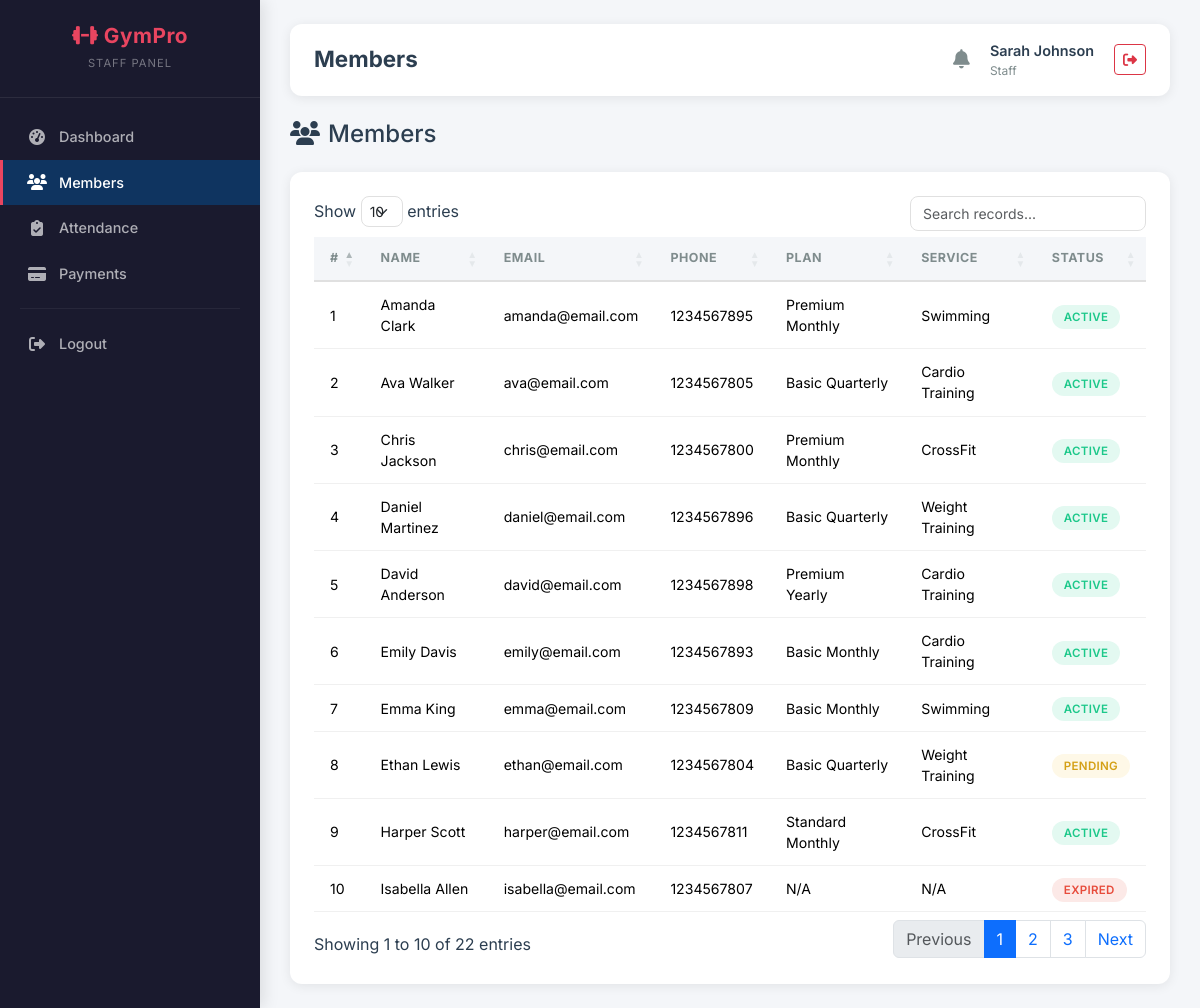
/staff/members.php (signed in), run on the app's committed database.
### tables this page shows
CREATE TABLE member_memberships (
    membership_id INT AUTO_INCREMENT PRIMARY KEY,
    user_id INT NOT NULL,
    plan_id INT NOT NULL,
    service_id INT NOT NULL,
    start_date DATE NOT NULL,
    end_date DATE NOT NULL,
    status ENUM('active','expired','frozen','pending','cancelled') DEFAULT 'pending',
    freeze_start DATE,
    freeze_end DATE,
    discount_id INT,
    total_amount DECIMAL(10,2) NOT NULL,
    registered_by ENUM('self','admin') DEFAULT 'self',
    created_at TIMESTAMP DEFAULT CURRENT_TIMESTAMP,
    FOREIGN KEY (user_id) REFERENCES users(user_id) ON DELETE CASCADE,
    FOREIGN KEY (plan_id) REFERENCES membership_plans(plan_id),
    FOREIGN KEY (service_id) REFERENCES services(service_id),
    FOREIGN KEY (discount_id) REFERENCES discounts(discount_id)
);

CREATE TABLE users (
    user_id INT AUTO_INCREMENT PRIMARY KEY,
    full_name VARCHAR(100) NOT NULL,
    email VARCHAR(100) UNIQUE NOT NULL,
    password VARCHAR(255) NOT NULL,
    phone VARCHAR(20),
    gender ENUM('male','female','other'),
    role ENUM('admin','staff','customer') DEFAULT 'customer',
    status ENUM('active','pending','expired','frozen') DEFAULT 'pending',
    profile_pic VARCHAR(255),
    address TEXT,
    dob DATE,
    created_at TIMESTAMP DEFAULT CURRENT_TIMESTAMP
);

CREATE TABLE membership_plans (
    plan_id INT AUTO_INCREMENT PRIMARY KEY,
    plan_name VARCHAR(100) NOT NULL,
    duration_months INT NOT NULL,
    price DECIMAL(10,2) NOT NULL,
    description TEXT,
    max_freeze_days INT DEFAULT 30,
    status ENUM('active','inactive') DEFAULT 'active',
    created_at TIMESTAMP DEFAULT CURRENT_TIMESTAMP
);

CREATE TABLE services (
    service_id INT AUTO_INCREMENT PRIMARY KEY,
    service_name VARCHAR(100) NOT NULL,
    description TEXT,
    monthly_charge DECIMAL(10,2) NOT NULL,
    status ENUM('active','inactive') DEFAULT 'active',
    created_at TIMESTAMP DEFAULT CURRENT_TIMESTAMP
);

### staff/members.php (the view, shortened to what this page needs)
<?php
require_once __DIR__ . '/../config/db.php';
$members = $pdo->query("
    SELECT u.*, mm.status as mem_status, mp.plan_name, s.service_name
    FROM users u
    LEFT JOIN member_memberships mm ON u.user_id = mm.user_id
    LEFT JOIN membership_plans mp ON mm.plan_id = mp.plan_id
    LEFT JOIN services s ON mm.service_id = s.service_id
    WHERE u.role = 'customer'
    ORDER BY u.full_name
")->fetchAll();
include __DIR__ . '/../includes/header.php';
?>
<h4 class="mb-4"><i class="fas fa-users me-2"></i>Members</h4>
<div class="card-custom"><div class="card-body">
    <table class="table table-custom datatable">
        <thead><tr><th>#</th><th>Name</th><th>Email</th><th>Phone</th><th>Plan</th><th>Service</th><th>Status</th></tr></thead>
        <tbody>
        <?php foreach ($members as $i => $m): ?>
        <tr><td><?= $i+1 ?></td><td><?= htmlspecialchars($m['full_name']) ?></td><td><?= htmlspecialchars($m['email']) ?></td><td><?= htmlspecialchars($m['phone'] ?? '-') ?></td><td><?= htmlspecialchars($m['plan_name'] ?? 'N/A') ?></td><td><?= htmlspecialchars($m['service_name'] ?? 'N/A') ?></td><td><span class="badge-status badge-<?= $m['status'] ?>"><?= $m['status'] ?></span></td></tr>
        <?php endforeach; ?>
        </tbody></table></div></div>
<?php include __DIR__ . '/../includes/footer.php'; ?>

### assets/css/custom.css (style rules this page uses)
:root { --sidebar-bg: #1a1a2e; --sidebar-hover: #16213e; --sidebar-active: #0f3460; --accent: #e94560; --accent-hover: #c81e45; --accent-light: rgba(233, 69, 96, 0.15); --bg-light: #f4f6f9; --bg-white: #ffffff; --text-dark: #2c3e50; --text-muted: #7f8c8d; --text-light: #ecf0f1; --border-color: #e0e0e0; --shadow: 0 2px 12px rgba(0, 0, 0, 0.08); --shadow-lg: 0 8px 30px rgba(0, 0, 0, 0.12); --radius: 12px; --radius-sm: 8px; --transition: all 0.3s ease; --font-main: 'Inter', sans-serif; }
* { box-sizing: border-box; }
body { font-family: var(--font-main); background: var(--bg-light); color: var(--text-dark); margin: 0; padding: 0; min-height: 100vh; }
.card-custom { background: var(--bg-white); border-radius: var(--radius); box-shadow: var(--shadow); border: none; overflow: hidden; transition: var(--transition); }
.card-custom .card-body { padding: 24px; }
.table-custom { width: 100%; border-collapse: separate; border-spacing: 0; }
.table-custom thead th { background: var(--bg-light); font-size: 0.78rem; font-weight: 700; text-transform: uppercase; letter-spacing: 0.5px; color: var(--text-muted); padding: 12px 16px; border-bottom: 2px solid var(--border-color); }
.table-custom tbody td { padding: 12px 16px; font-size: 0.88rem; border-bottom: 1px solid #f0f0f0; vertical-align: middle; }
.badge-status { padding: 5px 12px; border-radius: 20px; font-size: 0.72rem; font-weight: 600; text-transform: uppercase; letter-spacing: 0.3px; }
.badge-active { background: rgba(28, 200, 138, 0.12); color: #1cc88a; }
.badge-pending { background: rgba(246, 194, 62, 0.12); color: #d4a016; }
.badge-expired { background: rgba(231, 76, 60, 0.12); color: #e74c3c; }

### data on the page
member_memberships: user.full_name "Amanda Clark", user.email "amanda@email.com", user.phone "1234567895", plan.plan_name "Premium Monthly", service.service_name "Swimming", user.status "ACTIVE"
member_memberships: user.full_name "Ava Walker", user.email "ava@email.com", user.phone "1234567805", plan.plan_name "Basic Quarterly", service.service_name "Cardio Training", user.status "ACTIVE"
member_memberships: user.full_name "Chris Jackson", user.email "chris@email.com", user.phone "1234567800", plan.plan_name "Premium Monthly", service.service_name "CrossFit", user.status "ACTIVE"
member_memberships: user.full_name "Daniel Martinez", user.email "daniel@email.com", user.phone "1234567896", plan.plan_name "Basic Quarterly", service.service_name "Weight Training", user.status "ACTIVE"
member_memberships: user.full_name "David Anderson", user.email "david@email.com", user.phone "1234567898", plan.plan_name "Premium Yearly", service.service_name "Cardio Training", user.status "ACTIVE"
member_memberships: user.full_name "Emily Davis", user.email "emily@email.com", user.phone "1234567893", plan.plan_name "Basic Monthly", service.service_name "Cardio Training", user.status "ACTIVE"
member_memberships: user.full_name "Emma King", user.email "emma@email.com", user.phone "1234567809", plan.plan_name "Basic Monthly", service.service_name "Swimming", user.status "ACTIVE"
member_memberships: user.full_name "Ethan Lewis", user.email "ethan@email.com", user.phone "1234567804", plan.plan_name "Basic Quarterly", service.service_name "Weight Training", user.status "PENDING"
member_memberships: user.full_name "Harper Scott", user.email "harper@email.com", user.phone "1234567811", plan.plan_name "Standard Monthly", service.service_name "CrossFit", user.status "ACTIVE"
users: full_name "Isabella Allen", email "isabella@email.com", phone "1234567807", plan_name "N/A", service_name "N/A", status "EXPIRED"

### other printed values
$page_title "Members"
$_SESSION['full_name'] "Sarah Johnson"
$_SESSION['role'] "Staff"
